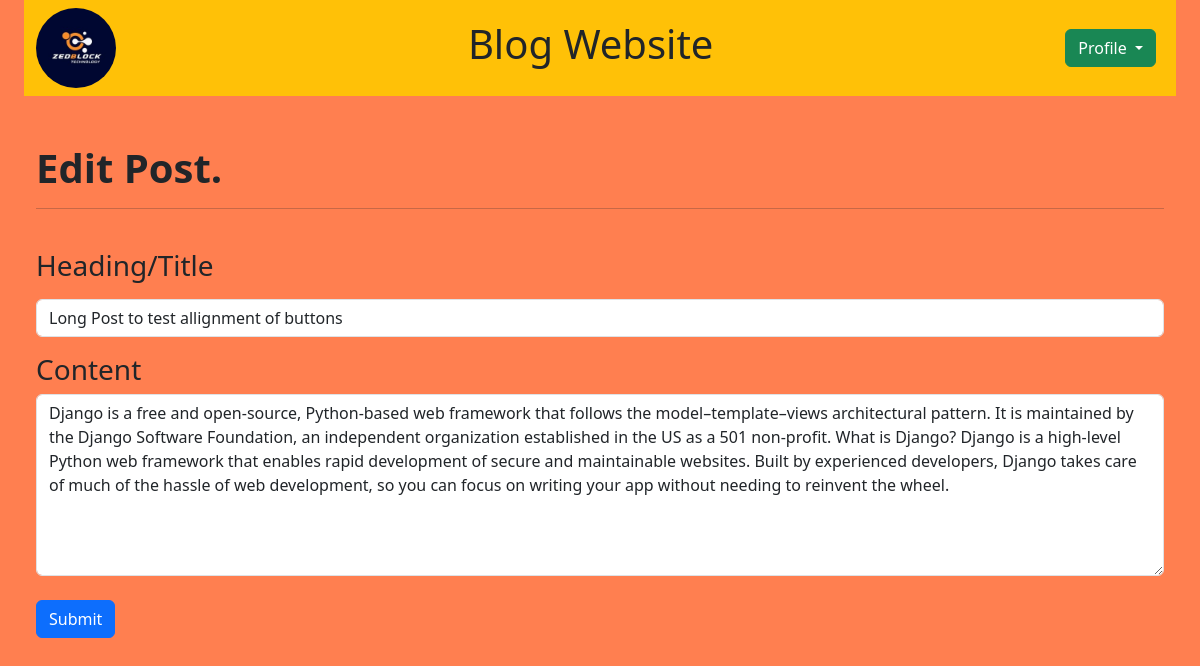
The page /edit/3 on the database its author committed.
### blog_app/models.py (models this page shows, shortened)
class Post(models.Model):
    title = models.CharField(max_length=100)
    content = models.TextField()
    date_posted = models.DateTimeField(default=timezone.now)
    author = models.ForeignKey(User, on_delete=models.CASCADE)

### blog_app/views.py (the view)
# urls.py: path('edit/<int:pk>', views.edit_post),
def edit_post(request, pk):
    if request.method == 'POST':
        title = request.POST.get('title')
        content = request.POST.get('content')
        post = Post.objects.get(id=pk)
        post.title = title
        post.content = content
        post.save()
        return redirect('/mypost')
    else:
        post = Post.objects.get(id=pk)
        context = {
            'post': post
        }
        return render(request, 'blog_app/edit_post.html', context)

### blog_app/templates/blog_app/edit_post.html (shortened to what this page needs)
{% extends 'blog_app/base.html' %}
{% block content %}
{% load static %}
<div class="container custom-container">
    <nav class="navbar navbar-light bg-warning">
        <div class="container-fluid">
            <a href="/home"><img class="rounded-circle" src="{% static 'image/logo.png' %}" alt="" height="80"></a>
            <h1>Blog Website</h1>
            <form class="form-inline my-2 my-lg-0">
                <div class="dropdown me-2">
                    <button class="btn btn-success dropdown-toggle" type="button" id="dropdownMenuButton" data-bs-toggle="dropdown" aria-haspopup="true" aria-expanded="false">
                        Profile
                    </button>
                </div>
            </form>
        </div>
    </nav>
    <form method="post">
        <div class="container custom-container " style="max-width: 1250px;">
            <br><br>
            <h1 class="fw-bolder"> Edit Post.</h1>
            <hr><br>
            <div class="mb-3">
                <h3><label class="form-label">Heading/Title</label></h3>
                <input type="text" class="form-control" value="{{ post.title }}" id="exampleInputText" aria-describedby="emailHelp" name="title">
            </div>
            <div class="form-group">
                <h3><label for="exampleFormControlTextarea3">Content</label></h3>
                <textarea class="form-control" id="exampleFormControlTextarea3" rows="7" name="content">{{ post.content }}</textarea>
            </div>
            <button type="submit" class="mt-4 btn btn-primary">Submit</button>
        </div>
    </form>
</div>
{% endblock %}

### blog_app/templates/blog_app/base.html (style rules this page uses)
body { background-color: coral; }
.custom-container { max-width: 1350px; }

### rows shown on the page
Post: title "Long Post to test allignment of buttons", content "Django is a free and open-source, Python-based web framework that follows the model–template–views architectural pattern. It is maintained by the Django Software Foundation, an independent organization established in the US as a 501 non-profit. What is Django? Django is a high-level Python web framework that enables rapid development of secure and maintainable websites. Built by experienced developers, Django takes care of much of the hassle of web development, so you can focus on writing your app without needing to reinvent the wheel."
